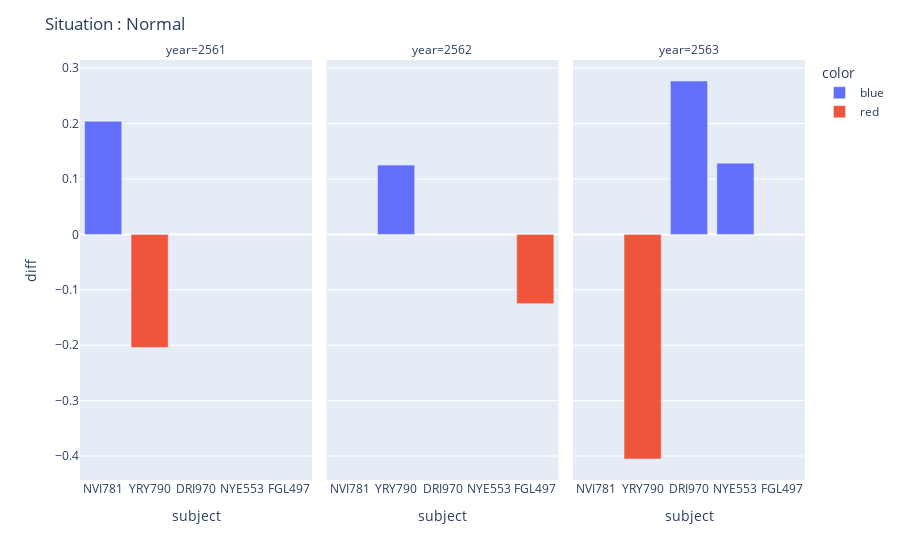

Notebook cell for this chart:
### Code cell
g = px.bar(waterfall(norm), x='subject' , y='diff' , facet_col='year' ,   color= 'color')
g.update_layout( title_text="Situation : Normal")

### Figure 1 — Plotly figure (JSON) as saved in the notebook; plotly's stock layout.template omitted (floating-point values rounded to 4 significant figures)
{"data": [{"alignmentgroup": "True", "hovertemplate": "color=blue<br>year=2561<br>subject=%{x}<br>diff=%{y}<extra></extra>", "legendgroup": "blue", "marker": {"color": "#636efa", "pattern": {"shape": ""}}, "name": "blue", "offsetgroup": "blue", "orientation": "v", "showlegend": true, "textposition": "auto", "type": "bar", "x": ["NVI781"], "xaxis": "x", "y": [0.204], "yaxis": "y"}, {"alignmentgroup": "True", "hovertemplate": "color=blue<br>year=2562<br>subject=%{x}<br>diff=%{y}<extra></extra>", "legendgroup": "blue", "marker": {"color": "#636efa", "pattern": {"shape": ""}}, "name": "blue", "offsetgroup": "blue", "orientation": "v", "showlegend": false, "textposition": "auto", "type": "bar", "x": ["YRY790"], "xaxis": "x2", "y": [0.125], "yaxis": "y2"}, {"alignmentgroup": "True", "hovertemplate": "color=blue<br>year=2563<br>subject=%{x}<br>diff=%{y}<extra></extra>", "legendgroup": "blue", "marker": {"color": "#636efa", "pattern": {"shape": ""}}, "name": "blue", "offsetgroup": "blue", "orientation": "v", "showlegend": false, "textposition": "auto", "type": "bar", "x": ["DRI970", "NYE553"], "xaxis": "x3", "y": [0.2768, 0.1286], "yaxis": "y3"}, {"alignmentgroup": "True", "hovertemplate": "color=red<br>year=2561<br>subject=%{x}<br>diff=%{y}<extra></extra>", "legendgroup": "red", "marker": {"color": "#EF553B", "pattern": {"shape": ""}}, "name": "red", "offsetgroup": "red", "orientation": "v", "showlegend": true, "textposition": "auto", "type": "bar", "x": ["YRY790"], "xaxis": "x", "y": [-0.204], "yaxis": "y"}, {"alignmentgroup": "True", "hovertemplate": "color=red<br>year=2562<br>subject=%{x}<br>diff=%{y}<extra></extra>", "legendgroup": "red", "marker": {"color": "#EF553B", "pattern": {"shape": ""}}, "name": "red", "offsetgroup": "red", "orientation": "v", "showlegend": false, "textposition": "auto", "type": "bar", "x": ["FGL497"], "xaxis": "x2", "y": [-0.125], "yaxis": "y2"}, {"alignmentgroup": "True", "hovertemplate": "color=red<br>year=2563<br>subject=%{x}<br>diff=%{y}<extra></extra>", "legendgroup": "red", "marker": {"color": "#EF553B", "pattern": {"shape": ""}}, "name": "red", "offsetgroup": "red", "orientation": "v", "showlegend": false, "textposition": "auto", "type": "bar", "x": ["YRY790"], "xaxis": "x3", "y": [-0.4054], "yaxis": "y3"}], "layout": {"annotations": [{"font": {}, "showarrow": false, "text": "year=2561", "x": 0.16, "xanchor": "center", "xref": "paper", "y": 1, "yanchor": "bottom", "yref": "paper"}, {"font": {}, "showarrow": false, "text": "year=2562", "x": 0.5, "xanchor": "center", "xref": "paper", "y": 1, "yanchor": "bottom", "yref": "paper"}, {"font": {}, "showarrow": false, "text": "year=2563", "x": 0.84, "xanchor": "center", "xref": "paper", "y": 1, "yanchor": "bottom", "yref": "paper"}], "barmode": "relative", "legend": {"title": {"text": "color"}, "tracegroupgap": 0}, "margin": {"t": 60}, "title": {"text": "Situation : Normal"}, "xaxis": {"anchor": "y", "domain": [0, 0.32], "title": {"text": "subject"}}, "xaxis2": {"anchor": "y2", "domain": [0.34, 0.66], "matches": "x", "title": {"text": "subject"}}, "xaxis3": {"anchor": "y3", "domain": [0.68, 1.0], "matches": "x", "title": {"text": "subject"}}, "yaxis": {"anchor": "x", "domain": [0, 1], "title": {"text": "diff"}}, "yaxis2": {"anchor": "x2", "domain": [0, 1], "matches": "y", "showticklabels": false}, "yaxis3": {"anchor": "x3", "domain": [0, 1], "matches": "y", "showticklabels": false}}}
